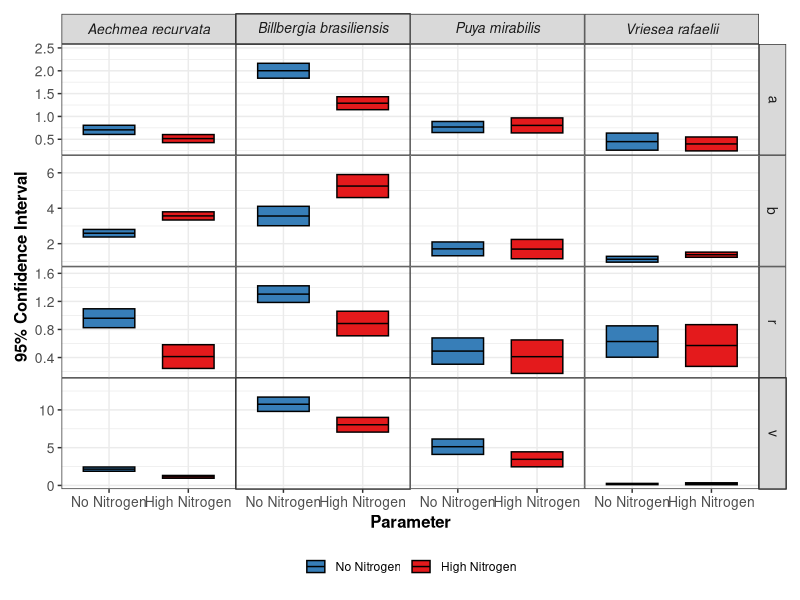

The R source for this figure:
library(dplyr)
library(tidyr)
library(ggplot2)

dat <- read.csv("By_Seed_CSV3.csv", header = TRUE, na.strings = c("", "NA"))

timepoints <- c(7, 14, 21)

nitrogen_labels <- c("1" = "No Nitrogen", "2" = "Low Nitrogen", "3" = "High Nitrogen")
genus_labels    <- c("1" = "Aechmea recurvata", "2" = "Billbergia brasiliensis",
                     "3" = "Puya mirabilis", "4" = "Vriesea rafaelii")

label_or_self <- function(map, key) {
  k <- as.character(key)
  if (!is.na(map[k])) map[k] else k
}

#Regression function which stacks 7->14 and 14->21 transitions
growth_regression <- function(df) {
  
  stopifnot(all(c("Nitrogen", "Genus") %in% names(df)))
  
  results <- list()
  idx <- 1
  
  for (N in unique(df$Nitrogen)) {
    for (G in unique(df$Genus)) {
      
      subset_df <- df %>% filter(Nitrogen == N, Genus == G)
      
      # collect transitions
      S_t <- c(); S_tp1 <- c()
      R_t <- c(); R_tp1 <- c()
      
      for (i in seq_len(length(timepoints) - 1)) {
        t1 <- timepoints[i]
        t2 <- timepoints[i + 1]
        
        s1_col <- paste0("ShootLength", t1)
        s2_col <- paste0("ShootLength", t2)
        r1_col <- paste0("RootLength",  t1)
        r2_col <- paste0("RootLength",  t2)
        
        needed <- c(s1_col, s2_col, r1_col, r2_col)
        if (!all(needed %in% names(subset_df))) next
        
        tmpS <- subset_df %>%
          transmute(s1 = .data[[s1_col]], s2 = .data[[s2_col]]) %>%
          filter(!is.na(s1), !is.na(s2))
        
        tmpR <- subset_df %>%
          transmute(r1 = .data[[r1_col]], r2 = .data[[r2_col]]) %>%
          filter(!is.na(r1), !is.na(r2))
        
        if (nrow(tmpS) > 0) {
          S_t   <- c(S_t,   tmpS$s1)
          S_tp1 <- c(S_tp1, tmpS$s2)
        }
        
        if (nrow(tmpR) > 0) {
          R_t   <- c(R_t,   tmpR$r1)
          R_tp1 <- c(R_tp1, tmpR$r2)
        }
      }
      
      #Skip if not enough data
      if (length(S_t) < 2 || length(R_t) < 2) next
      
      #Shoot regression
      shoot_dat <- data.frame(S_t = S_t, S_tp1 = S_tp1)
      shoot_fit <- lm(S_tp1 ~ S_t, data = shoot_dat)
      
      a <- unname(coef(shoot_fit)[["S_t"]])
      b <- unname(coef(shoot_fit)[["(Intercept)"]])
      
      shoot_pred <- predict(shoot_fit, newdata = shoot_dat)
      r2_s <- summary(shoot_fit)$r.squared
      rmse_s <- sqrt(mean((shoot_dat$S_tp1 - shoot_pred)^2))
      
      ci_s <- confint(shoot_fit, level = 0.95)
      b_ci <- as.numeric(ci_s["(Intercept)", ])
      a_ci <- as.numeric(ci_s["S_t", ])
      
      #Root regression
      root_dat <- data.frame(R_t = R_t, R_tp1 = R_tp1)
      root_fit <- lm(R_tp1 ~ R_t, data = root_dat)
      
      r <- unname(coef(root_fit)[["R_t"]])
      s <- unname(coef(root_fit)[["(Intercept)"]])
      
      root_pred <- predict(root_fit, newdata = root_dat)
      r2_r <- summary(root_fit)$r.squared
      rmse_r <- sqrt(mean((root_dat$R_tp1 - root_pred)^2))
      
      ci_r <- confint(root_fit, level = 0.95)
      s_ci <- as.numeric(ci_r["(Intercept)", ])
      r_ci <- as.numeric(ci_r["R_t", ])
      
      # Convert labels ONLY if needed (i.e., if numeric codes)
      nitrogen_name <- label_or_self(nitrogen_labels, N)
      genus_name    <- label_or_self(genus_labels, G)
      
      results[[idx]] <- data.frame(
        Nitrogen = nitrogen_name,
        Genus    = genus_name,
        
        Shoot_a = a,
        Shoot_b = b,
        Shoot_r2 = r2_s,
        Shoot_rmse = rmse_s,
        Shoot_a_ci_low  = a_ci[1],
        Shoot_a_ci_high = a_ci[2],
        Shoot_b_ci_low  = b_ci[1],
        Shoot_b_ci_high = b_ci[2],
        
        Root_r = r,
        Root_s = s,
        Root_r2 = r2_r,
        Root_rmse = rmse_r,
        Root_r_ci_low  = r_ci[1],
        Root_r_ci_high = r_ci[2],
        Root_s_ci_low  = s_ci[1],
        Root_s_ci_high = s_ci[2]
      )
      
      idx <- idx + 1
    }
  }
  
  bind_rows(results)
}

results_df <- growth_regression(dat)
print(results_df)

plot_df <- results_df %>%
  mutate(
    Species = case_when(
      Genus == "Aechmea recurvata"        ~ "italic('Aechmea recurvata')",
      Genus == "Billbergia brasiliensis"  ~ "italic('Billbergia brasiliensis')",
      Genus == "Puya mirabilis"           ~ "italic('Puya mirabilis')",
      Genus == "Vriesea rafaelii"         ~ "italic('Vriesea rafaelii')",
      TRUE ~ NA_character_
    ),
    Treatment = Nitrogen
  ) %>%
  filter(!is.na(Species), !is.na(Treatment)) %>%
  filter(Treatment %in% c("No Nitrogen", "High Nitrogen")) %>%
  mutate(Treatment = factor(Treatment, levels = c("No Nitrogen", "High Nitrogen")))

# Put all four parameters into one long dataframe
plot_long <- plot_df %>%
  dplyr::select(Species, Treatment,
                Shoot_a, Shoot_a_ci_low, Shoot_a_ci_high,
                Shoot_b, Shoot_b_ci_low, Shoot_b_ci_high,
                Root_r,  Root_r_ci_low,  Root_r_ci_high,
                Root_s,  Root_s_ci_low,  Root_s_ci_high) %>%
  pivot_longer(
    cols = -c(Species, Treatment),
    names_to = "variable",
    values_to = "value"
  ) %>%
  separate(variable, into = c("organ", "parameter", "ci", "bound"), sep = "_", fill = "right") %>%
  mutate(
    Parameter = case_when(
      organ == "Shoot" & parameter == "a" ~ "a",
      organ == "Shoot" & parameter == "b" ~ "b",
      organ == "Root"  & parameter == "r" ~ "r",
      organ == "Root"  & parameter == "s" ~ "v"
    ),
    stat = case_when(
      is.na(ci) ~ "mean",
      bound == "low" ~ "lo",
      bound == "high" ~ "hi"
    )
  ) %>%
  dplyr::select(Species, Treatment, Parameter, stat, value) %>%
  pivot_wider(names_from = stat, values_from = value) %>%
  mutate(
    Parameter = factor(Parameter, levels = c("a", "b", "r", "v")),
    Treatment = factor(Treatment, levels = c("No Nitrogen", "High Nitrogen"))
  )

# Final graph
ggplot(plot_long, aes(x = Treatment, y = mean, fill = Treatment)) +
  geom_crossbar(aes(ymin = lo, ymax = hi), width = 0.65, fatten = 1) +
  facet_grid(Parameter ~ Species, scales = "free_y", labeller = label_parsed) +
  scale_fill_manual(values = c(
    "No Nitrogen" = "#377EB8",
    "High Nitrogen" = "#E41A1C"
  )) +
  scale_y_continuous(expand = expansion(mult = c(0.05, 0.22))) +
  theme_bw() +
  theme(
    panel.spacing = grid::unit(0, "lines"),
    legend.position = "bottom",
    legend.title = element_blank(),
    strip.text.x = element_text(size = 10, face = "italic"),
    strip.text.y = element_text(size = 10, face = "bold"),
    axis.title = element_text(size = 12, face = "bold"),
    axis.text = element_text(size = 10),
    plot.margin = margin(10, 10, 10, 10)
  ) +
  labs(
    x = "Parameter",
    y = "95% Confidence Interval"
  )

#####Hypothesis testing#####

# Arec: No Nitrogen vs High Nitrogen
x <- dat %>%
  filter(Genus == 1, Nitrogen %in% c(1, 3))

# Shoot
shoot <- data.frame(
  S_t = c(x$ShootLength7, x$ShootLength14),
  S_tp1 = c(x$ShootLength14, x$ShootLength21), #the tp1 just references timestep "plus" one i.e. next timestep
  Treatment = factor(rep(x$Nitrogen, 2),
                     levels = c(1, 3), # I am pretty sure that I am putting no nitrogen as the reference treatment here
                     labels = c("No", "High"))
) %>%
  drop_na()

shoot_test <- lm(S_tp1 ~ S_t * Treatment, data = shoot)
coef(summary(shoot_test))
nobs(shoot_test)

# Root
root <- data.frame(
  R_t = c(x$RootLength7, x$RootLength14),
  R_tp1 = c(x$RootLength14, x$RootLength21),
  Treatment = factor(rep(x$Nitrogen, 2),
                     levels = c(1, 3), # no nitrogen is reference treatment
                     labels = c("No", "High"))
) %>%
  drop_na()

root_test <- lm(R_tp1 ~ R_t * Treatment, data = root) 
coef(summary(root_test))
nobs(root_test)

arec_results <- data.frame(
  Species = "Aechmea recurvata",
  a = coef(summary(shoot_test))["S_t:TreatmentHigh", "Pr(>|t|)"],
  b = coef(summary(shoot_test))["TreatmentHigh", "Pr(>|t|)"],
  r = coef(summary(root_test))["R_t:TreatmentHigh", "Pr(>|t|)"],
  v = coef(summary(root_test))["TreatmentHigh", "Pr(>|t|)"]
)

# Bbra: No Nitrogen vs High Nitrogen
x <- dat %>%
  filter(Genus == 2, Nitrogen %in% c(1, 3))

# Shoot
shoot <- data.frame(
  S_t = c(x$ShootLength7, x$ShootLength14),
  S_tp1 = c(x$ShootLength14, x$ShootLength21),
  Treatment = factor(rep(x$Nitrogen, 2),
                     levels = c(1, 3),
                     labels = c("No", "High"))
) %>%
  drop_na()

shoot_test <- lm(S_tp1 ~ S_t * Treatment, data = shoot)
coef(summary(shoot_test))
nobs(shoot_test)

# Root
root <- data.frame(
  R_t = c(x$RootLength7, x$RootLength14),
  R_tp1 = c(x$RootLength14, x$RootLength21),
  Treatment = factor(rep(x$Nitrogen, 2),
                     levels = c(1, 3),
                     labels = c("No", "High"))
) %>%
  drop_na()

root_test <- lm(R_tp1 ~ R_t * Treatment, data = root)
coef(summary(root_test))
nobs(root_test)

bbra_results <- data.frame(
  Species = "Billbergia brasiliensis",
  a = coef(summary(shoot_test))["S_t:TreatmentHigh", "Pr(>|t|)"],
  b = coef(summary(shoot_test))["TreatmentHigh", "Pr(>|t|)"],
  r = coef(summary(root_test))["R_t:TreatmentHigh", "Pr(>|t|)"],
  v = coef(summary(root_test))["TreatmentHigh", "Pr(>|t|)"]
)

# Pmir: No Nitrogen vs High Nitrogen
x <- dat %>%
  filter(Genus == 3, Nitrogen %in% c(1, 3))

# Shoot
shoot <- data.frame(
  S_t = c(x$ShootLength7, x$ShootLength14),
  S_tp1 = c(x$ShootLength14, x$ShootLength21),
  Treatment = factor(rep(x$Nitrogen, 2),
                     levels = c(1, 3),
                     labels = c("No", "High"))
) %>%
  drop_na()

shoot_test <- lm(S_tp1 ~ S_t * Treatment, data = shoot)
coef(summary(shoot_test))
nobs(shoot_test)

# Root
root <- data.frame(
  R_t = c(x$RootLength7, x$RootLength14),
  R_tp1 = c(x$RootLength14, x$RootLength21),
  Treatment = factor(rep(x$Nitrogen, 2),
                     levels = c(1, 3),
                     labels = c("No", "High"))
) %>%
  drop_na()

root_test <- lm(R_tp1 ~ R_t * Treatment, data = root)
coef(summary(root_test))
nobs(root_test)

pmir_results <- data.frame(
  Species = "Puya mirabilis",
  a = coef(summary(shoot_test))["S_t:TreatmentHigh", "Pr(>|t|)"],
  b = coef(summary(shoot_test))["TreatmentHigh", "Pr(>|t|)"],
  r = coef(summary(root_test))["R_t:TreatmentHigh", "Pr(>|t|)"],
  v = coef(summary(root_test))["TreatmentHigh", "Pr(>|t|)"]
)

# Vraf: No Nitrogen vs High Nitrogen
x <- dat %>%
  filter(Genus == 4, Nitrogen %in% c(1, 3))

# Shoot
shoot <- data.frame(
  S_t = c(x$ShootLength7, x$ShootLength14),
  S_tp1 = c(x$ShootLength14, x$ShootLength21),
  Treatment = factor(rep(x$Nitrogen, 2),
                     levels = c(1, 3),
                     labels = c("No", "High"))
) %>%
  drop_na()

shoot_test <- lm(S_tp1 ~ S_t * Treatment, data = shoot)
coef(summary(shoot_test))
nobs(shoot_test)

# Root
root <- data.frame(
  R_t = c(x$RootLength7, x$RootLength14),
  R_tp1 = c(x$RootLength14, x$RootLength21),
  Treatment = factor(rep(x$Nitrogen, 2),
                     levels = c(1, 3),
                     labels = c("No", "High"))
) %>%
  drop_na()

root_test <- lm(R_tp1 ~ R_t * Treatment, data = root)
coef(summary(root_test))
nobs(root_test)

vraf_results <- data.frame(
  Species = "Vriesea rafaelii",
  a = coef(summary(shoot_test))["S_t:TreatmentHigh", "Pr(>|t|)"],
  b = coef(summary(shoot_test))["TreatmentHigh", "Pr(>|t|)"],
  r = coef(summary(root_test))["R_t:TreatmentHigh", "Pr(>|t|)"],
  v = coef(summary(root_test))["TreatmentHigh", "Pr(>|t|)"]
)

#table for all p values
pvalue_table <- bind_rows(
  arec_results,
  bbra_results,
  pmir_results,
  vraf_results
)

print(pvalue_table)
